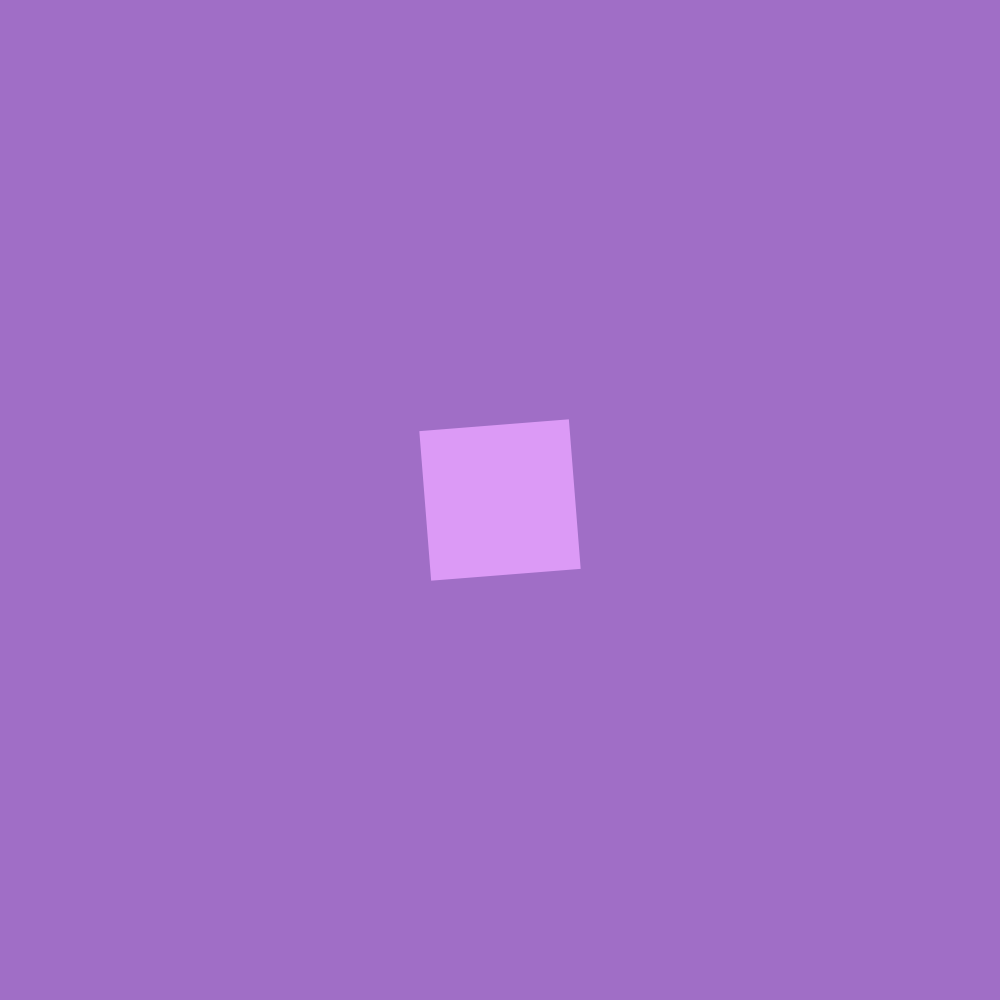
Frame 1 (no input)
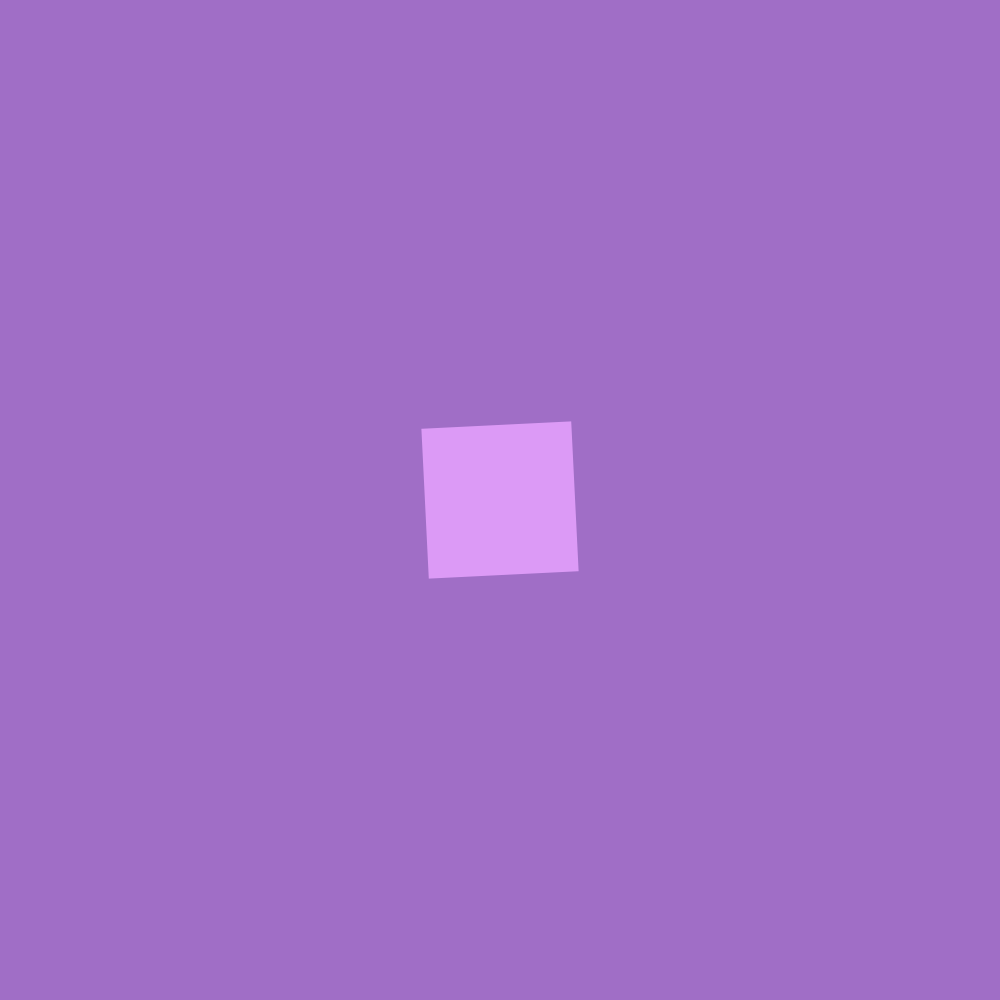
Frame 60 (the mouse pressed at the canvas centre just before this capture)
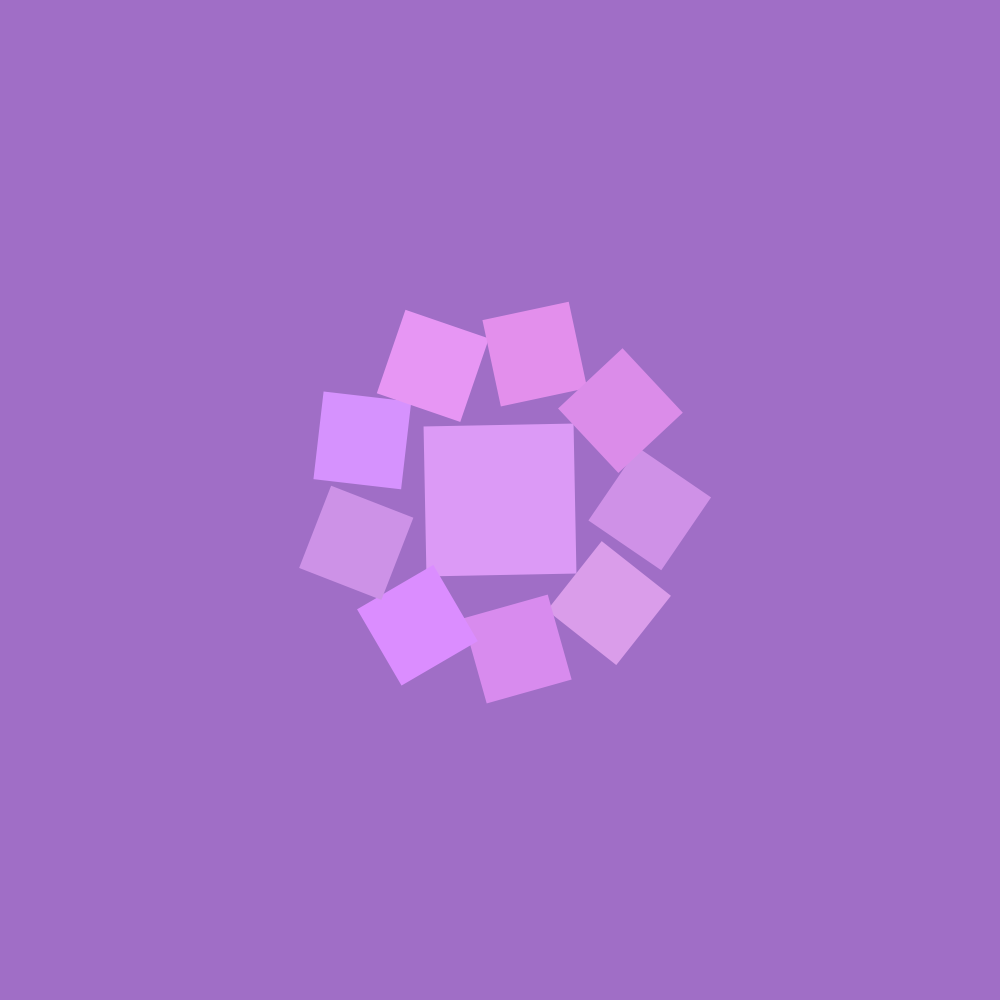
Frame 120 (the mouse held since frame 60 and released just before this capture)

The Processing sketch that drew these frames (run headless with seeded random() and noise(); from frame 60 on, the mouse is pressed at the canvas centre):

// Processing sketch: Darren_Dong
// ── Darren_Dong.pde
ArrayList<Stem> stems; // List to hold all stems
ArrayList<Stem> activeStems; // List to hold stems eligible for branching
int maxStems = 12000; // Maximum number of stems
float globalRotation = 0; // Global rotation angle
float rotationSpeed = 0.0005; // Speed of the global rotation
float baseSize = 150; // Initial size for the first square
color bgColor = generateRandomPastelColor();

boolean firstClick = true; // Flag to check if it's the first click

class Stem {
  float xPos;
  float yPos;
  float size; // Size of the square
  int gen; // Generation of this stem
  float angle; // Fixed branching angle
  float rotation; // Unique rotation angle for the stem
  color stemColor; // Color of this stem

  Stem(float x, float y, int gen, float angle, color parentColor) {
    this.xPos = x;
    this.yPos = y;
    this.gen = gen;
    this.size = baseSize / pow(1.7, gen); // Size decreases with generation
    this.angle = angle; // Fixed branching angle
    this.rotation = random(-PI, PI); // Random rotation for each square

    // Slightly modify the parent color to create a new color
    float offset = 15;
    float r = red(parentColor) + random(-offset, offset);
    float g = green(parentColor) + random(-offset, offset);
    float b = blue(parentColor) + random(-offset, offset);
    this.stemColor = color(constrain(r, 0, 255), constrain(g, 0, 255), constrain(b, 0, 255));
  }

  void render() {
    pushMatrix();
    translate(xPos, yPos); // Move to the stem's position
    rotate(rotation); // Apply individual rotation
    fill(stemColor);
    rect(0, 0, size, size); // Render as a square
    popMatrix();
  }

  // Calculate new positions for branches
  ArrayList<Stem> branch() {
    ArrayList<Stem> newStems = new ArrayList<Stem>();
    int numBranches = (int) random(0, 4); // Spawn between 0 and 3 new stems
    float offset = size * 1.3; // Distance to next square's position

    for (int i = 0; i < numBranches; i++) {
      // Ensure branches point outward from the center
      float outwardAngle = atan2(yPos - height / 2, xPos - width / 2); // Angle pointing outward from center
      float newAngle = outwardAngle + random(-PI / 3, PI / 3); // Add some variation to the angle

      // Calculate the new position for the branch
      float newX = xPos + cos(newAngle) * offset;
      float newY = yPos + sin(newAngle) * offset;

      // Pass the current stem's color to the new stem
      newStems.add(new Stem(newX, newY, gen + 1, newAngle, stemColor));
    }

    // If no branches are created, this stem will stay active
    if (newStems.isEmpty()) {
      newStems.add(this); // Add the current stem back to remain active
    }

    return newStems;
  }
}

void setup() {
  size(1000, 1000); 
  noStroke();
  rectMode(CENTER);
  stems = new ArrayList<Stem>();
  activeStems = new ArrayList<Stem>();

  // Generate a random pastel color for the first stem
  // color pastelColor = generateRandomPastelColor();

  // Start with a single initial stem at the center
  Stem initialStem = new Stem(width / 2, height / 2, 0, 0, bgColor);
  stems.add(initialStem);
  activeStems.add(initialStem);
}

void draw() {
  background(darkenColor(bgColor));

  // Apply global rotation
  pushMatrix();
  translate(width / 2, height / 2); // Set rotation center
  rotate(globalRotation);
  translate(-width / 2, -height / 2); // Reset the translation to normal coordinates

  // Render all stems
  for (Stem stem : stems) {
    stem.render();
  }

  popMatrix();

  // Increment global rotation
  globalRotation += rotationSpeed;
}

void mousePressed() {
  if (firstClick) {
    // On first click, generate between 4 and 13 evenly spaced branches
    int numBranches = (int) random(4, 14); // Between 4 and 13 branches
    float angleIncrement = TWO_PI / numBranches; // Evenly spaced angles around the initial stem
    ArrayList<Stem> newStems = new ArrayList<Stem>();

    // Create evenly spaced branches from the center stem
    for (int i = 0; i < numBranches; i++) {
      float angle = angleIncrement * i; // Evenly spaced angle
      float newX = width / 2 + cos(angle) * baseSize; // Position each branch at an angle
      float newY = height / 2 + sin(angle) * baseSize;
      newStems.add(new Stem(newX, newY, 1, angle, stems.get(0).stemColor)); // Use initial stem's color
    }

    // Add the new stems to the main list
    stems.addAll(newStems);
    activeStems = newStems; // Update active stems to the newly created stems

    // After first click, set flag to false to avoid spawning new branches evenly spaced
    firstClick = false;
  } else {
    // Only spawn new stems if the total number of stems is less than maxStems
    if (stems.size() < maxStems) {
      ArrayList<Stem> newStems = new ArrayList<Stem>();

      for (Stem stem : activeStems) {
        newStems.addAll(stem.branch());
      }

      stems.addAll(newStems); // Add the new stems to the global list
      activeStems = newStems; // Update active stems
    }
  }
}

void keyPressed() {
  if (key == 'r' || key == 'R') {
    // Reset the scene back to the initial state
    stems.clear(); // Clear all stems
    activeStems.clear(); // Clear active stems

    // Generate a random pastel color for the first stem
    color pastelColor = generateRandomPastelColor();
    bgColor = darkenColor(pastelColor);

    // Start with the initial stem at the center
    Stem initialStem = new Stem(width / 2, height / 2, 0, 0, pastelColor);
    stems.add(initialStem);
    activeStems.add(initialStem);

    // Reset flags and rotation
    firstClick = true;
    globalRotation = 0;
  }
}

// Function to generate a random pastel color
color generateRandomPastelColor() {
  float r = random(128, 255); // Bright random red
  float g = random(128, 255); // Bright random green
  float b = random(128, 255); // Bright random blue
  return color(r, g, b); // Return the pastel color
}

// Function to darken a color
color darkenColor(color squareColor) {
    float offset = 50;
    float r = red(squareColor) - offset;
    float g = green(squareColor) - offset;
    float b = blue(squareColor) - offset;
    return color(constrain(r, 0, 255), constrain(g, 0, 255), constrain(b, 0, 255));
}
